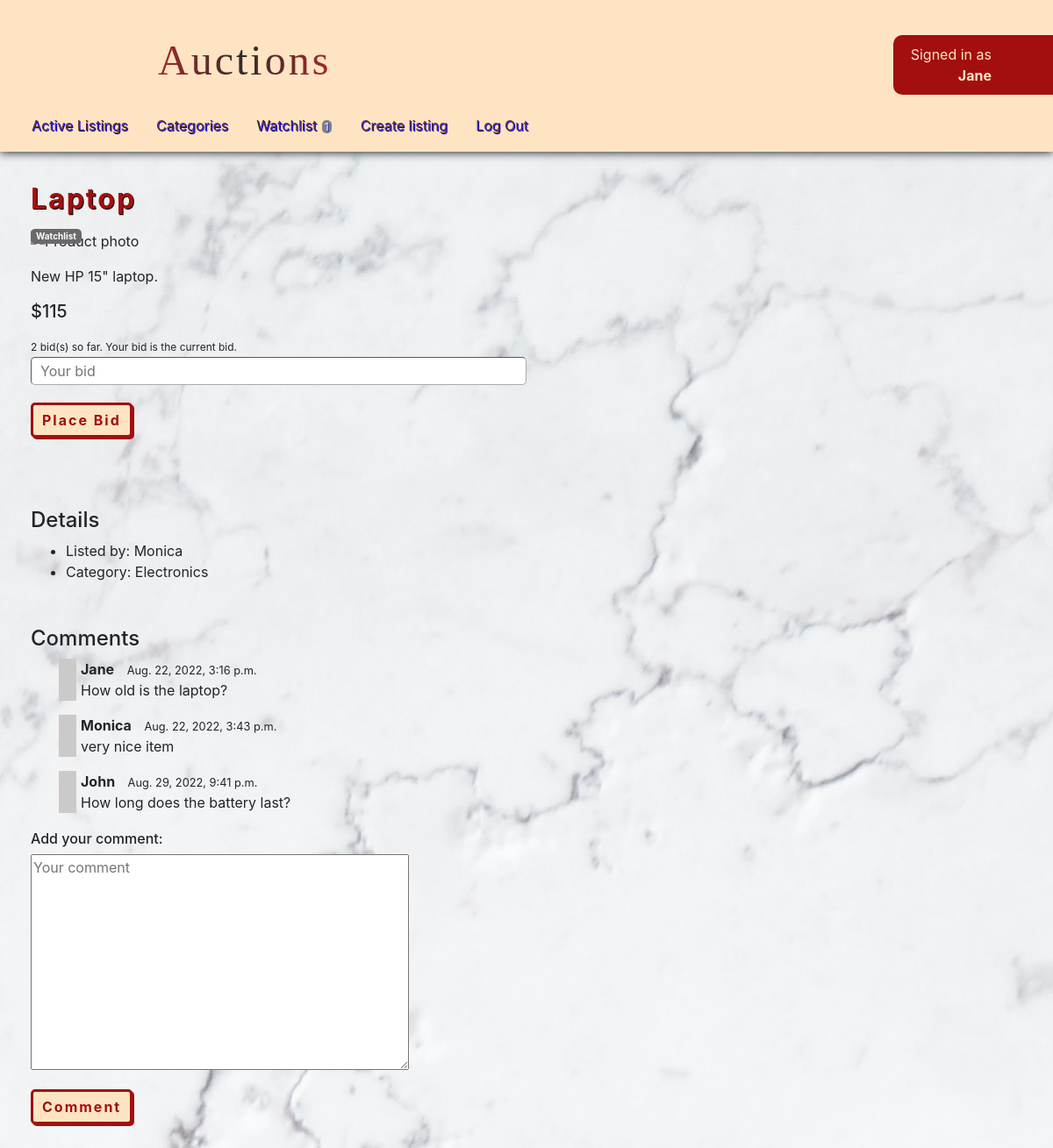
/listing/3 (signed in), run on the app's committed database.
### auctions/models.py (models this page shows, shortened)
class User(AbstractUser):
    pass

class Listing(models.Model):
    user = models.ForeignKey(User, on_delete=models.CASCADE, related_name="users_listings")
    title = models.CharField(max_length=64)
    description = models.TextField(max_length=264)
    price = models.IntegerField()
    actual_price = models.IntegerField()
    url = models.URLField()
    category = models.ForeignKey(Category, on_delete=models.CASCADE, related_name="listings_in_category")
    timestamp = models.DateTimeField()
    status = models.BooleanField(default=True)

class Category(models.Model):
    category = models.CharField(max_length=32)
    class Meta:
        ordering = ["category"]
    def __str__(self):
        return f"{self.category}"

class Comment(models.Model):
    user = models.ForeignKey(User, on_delete=models.CASCADE)
    listing = models.ForeignKey(Listing, on_delete=models.CASCADE)
    text = models.CharField(max_length=128)
    timestamp = models.DateTimeField()

### auctions/views.py (the view)
# urls.py: path("listing/<str:listing_id>", views.listing, name="listing"),
def listing(request, listing_id):
    user = request.user
    count = util.watchlist_count(user)
    listing = Listing.objects.get(pk=listing_id)
    listing_user = listing.user
    bids_count = util.bids_count(listing_id)
    price = listing.actual_price
    comments = Comment.objects.filter(listing_id=listing_id)
    if user == listing_user:
        creator = True
    else:
        creator = False
    if listing.status == False:
        winner = util.winner(listing_id, user)
        if winner:
            msg = "Congratulations! You've won the auction!"
            victory = True
        else:
            msg = False
            victory = True
    else:
        winner = False
        victory = False
        msg = False
    return render(request, "auctions/listing.html", {
        "comment_form": Comment_form(),
        "comments": comments,
        "listing": listing,
        "count": count,
        "bids_count": bids_count,
        "price": price,
        "creator": creator,
        "winner": winner,
        "msg": msg,
        "victory": victory
    })

### auctions/views.py
class Comment_form(forms.ModelForm):
    text = forms.CharField(label="", max_length=128, widget = forms.Textarea(attrs={"placeholder": "Your comment"}))
    class Meta:
        model=Comment
        fields=["text"]

### auctions/util.py (called while the page is built)
def watchlist_count(user):
    user_check = User.objects.filter(username=user)
    if user_check.exists():
        user = User.objects.get(username=user)
        user_id = int(user.id)
        instance = Watcher.objects.filter(user_id=user_id)
        if instance.exists():
            watcher = Watcher.objects.get(user_id=user_id)
            count = watcher.listings.filter(status=True).count()
            return count
        else:
            return None
    return None

def bids_count(listing_id):
    biditem_check = BidItem.objects.filter(listing_id=listing_id)
    if biditem_check.exists():
        bid_item_object = BidItem.objects.get(listing_id=listing_id)
        bids_count = bid_item_object.bids.all().count()
        return bids_count
    return 0

### auctions/templates/auctions/listing.html (shortened to what this page needs)
{% extends "auctions/layout.html" %}
{% block body %}
<div class="sub-body">
  <h2>{{ listing.title }}</h2>
  {% if user.is_authenticated %}
  <form action="{% url 'watchlist' %}" method="post">
    <input
      class="watchlist_btn"
      type="submit"
      value="Watchlist"
      name="watchlist_btn"
    />
  </form>
  {% endif %}
  <img src="{{ listing.url }}" alt="Product photo" />
  <p>{{ listing.description | linebreaks }}</p>
  <h5>${{ price }}</h5>
  {% if user.is_authenticated %}
  {% if not victory %}
  <p class="bidamount">
    {{ bids_count }} bid(s) so far. Your bid is the current bid.
  </p>
  <form action="{% url 'bidding' %}" method="post">
    <input
      class="bidform"
      type="text"
      name="bid_value"
      autocomplete="off"
      placeholder="Your bid"
    /><br />
    <input class="button" type="submit" name="submit" value="Place Bid" />
  </form>
  {% endif %}
  {% endif %}
  <h4>Details</h4>
  <ul>
    <li>Listed by: {{ listing.user }}</li>
    <li>Category: {{ listing.category }}</li>
  </ul>
  <h4>Comments</h4>
  {% for comment in comments %}
  <div class="comment_div">
    <p>
      <span class="comment_user">{{ comment.user }}</span>
      <span class="comment_timestamp">{{ comment.timestamp }}</span><br />
      <span>{{ comment.text }}</span>
    </p>
  </div>
  {% endfor %}
  {% if user.is_authenticated %}
  <h6>Add your comment:</h6>
  <form action="{% url 'addcomment' %}" method="post">
    {% csrf_token %} {{ comment_form.as_p }}
    <input class="button" type="submit" name="submit" value="Comment" />
  </form>
  {% endif %}
  {% endblock %}

### auctions/templates/auctions/layout.html (shortened to what this page needs)
{% load static %}
<!DOCTYPE html>
<html lang="en">
  <head>
    <link
      rel="stylesheet"
      href="https://stackpath.bootstrapcdn.com/bootstrap/4.4.1/css/bootstrap.min.css"
    />
    <link href="{% static 'auctions/styles.css' %}" rel="stylesheet" />
  </head>
  <body>
    <div class="nav_div">
      <div class="signed_div">
        <div class="frame_div">
          <iframe
            src="https://giphy.com/embed/XgfBSOF9E3YrBCOkO6"
            frameborder="0"
            class="giphy-embed"
          ></iframe>
        </div>
        <h1>Auctions</h1>
        <div class="user-div">
          {% if user.is_authenticated %} Signed in as
          <strong>{{ user.username }}</strong>
          {% else %} Not signed in.
          {% endif %}
        </div>
      </div>
    </div>
    <div class="nav">
      <li class="nav-item">
        <a class="nav-link" href="{% url 'index' %}">Active Listings</a>
      </li>
      {% if user.is_authenticated %}
      <li class="nav-item">
        <a class="nav-link" href="{% url 'categories' %}">Categories</a>
      </li>
      <li class="nav-item">
        <a class="nav-link" href="{% url 'watchlist' %}"
          >Watchlist {% if count %}
          <span class="watchlist_span">{{ count }}</span>
          {% endif %}
        </a>
      </li>
      <li class="nav-item">
        <a class="nav-link" href="{% url 'createlisting' %}">Create listing</a>
      </li>
      <li class="nav-item">
        <a class="nav-link" href="{% url 'logout' %}">Log Out</a>
      </li>
      {% endif %}
    </div>
    {% block body %} {% endblock %}
  </body>
</html>

### auctions/static/auctions/styles.css (style rules this page uses)
body { background: url("bg.jpg") repeat right top; background-attachment: fixed; }
img { max-height: 300px; object-fit: cover; }
a { text-decoration: none; }
h1 { margin: 30px 150px 0; font-family: "Cinzel Decorative", cursive; font-size: 3em; letter-spacing: 3px; background: linear-gradient( to right, rgb(167, 41, 41), rgb(45, 44, 44), rgb(167, 41, 41) ); -webkit-background-clip: text; -webkit-text-fill-color: transparent; }
h2 { color: rgb(163, 15, 15); margin-bottom: 15px; font-weight: bold; display: inline-block; text-shadow: 1px 1px black; letter-spacing: 2px; }
h4 { margin-top: 50px; }
h6 { margin-top: 20px; }
.giphy-embed { width: 200%; height: 200%; position: absolute; }
.frame_div { width: 5%; height: 0; padding-bottom: 3%; position: absolute; }
.nav { padding: 10px 20px; background-color: bisque; box-shadow: 0 1px 10px; position: sticky; top: 0; z-index: 1; }
.nav_div { padding: 10px 30px 0px; background-color: bisque; position: relative; z-index: 2; }
.user-div { display: flex; float: right; flex-direction: column; text-align: end; justify-content: center; align-content: center; background-color: rgb(163, 15, 15); margin: 30px -30px 5px 0; padding: 10px 70px 10px 20px; border-top-left-radius: 10px; border-bottom-left-radius: 10px; color: bisque; }
.signed_div { display: flex; justify-content: space-between; align-content: stretch; }
.nav-link { color: rgb(91, 44, 44); text-shadow: 1px 1px blue; transition: 1s; }
.sub-body { padding: 35px; position: relative; z-index: 0; }
.comment_user { font-weight: bold; margin-right: 10px; }
.comment_timestamp { font-size: 0.8rem; }
.comment_div { border-left-style: solid; border-width: 20px; border-color: rgb(203, 202, 201); padding-left: 5px; margin-left: 2rem; }
.watchlist_span { background-color: gray; color: white; padding: 0px 3px; margin: 1px; border-radius: 5px; font-size: 12px; }
.watchlist_btn { position: absolute; border: none; background-color: rgb(107, 105, 105); color: white; border-radius: 5px; font-size: 10px; font-weight: bold; }
.bidform { width: 50%; margin-bottom: 20px; border-width: 1px; border-radius: 5px; border-color: rgb(174, 171, 171); padding: 3px 10px; }
.bidamount { font-size: 12px; margin-bottom: 2px; margin-top: 20px; }
.button { font-weight: bold; letter-spacing: 2px; background-color: bisque; color: rgb(163, 15, 15); border: solid; border-radius: 5px; padding: 5px 10px; margin-bottom: 30px; box-shadow: 2px 2px; }

### data on the page
User: username "Jane"
Listing: title "Laptop", description "New HP 15\" laptop.", user "Monica", category "Electronics"
Comment: user "Jane", timestamp "Aug. 22, 2022, 3:16 p.m.", text "How old is the laptop?"
Comment: user "Monica", timestamp "Aug. 22, 2022, 3:43 p.m.", text "very nice item"
Comment: user "John", timestamp "Aug. 29, 2022, 9:41 p.m.", text "How long does the battery last?"

### other printed values
{{ count }} "1"
{{ price }} "115"
{{ bids_count }} "2"
